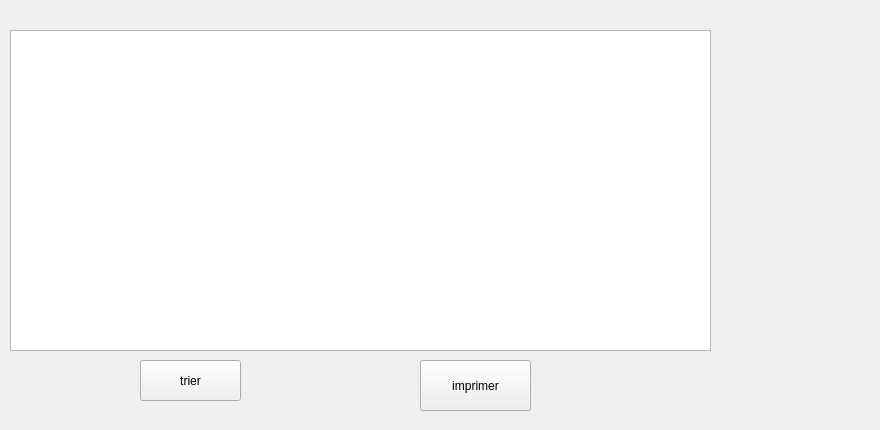
      <widget class="QWidget" name="tab_2">
       <attribute name="title">
        <string>afficher</string>
       </attribute>
       <widget class="QLabel" name="label_37">
        <property name="geometry">
         <rect>
          <x>10</x>
          <y>0</y>
          <width>861</width>
          <height>421</height>
         </rect>
        </property>
        <property name="text">
         <string/>
        </property>
        <property name="pixmap">
         <pixmap>../../avis-lufthansa-vol-inde.jpg</pixmap>
        </property>
       </widget>
       <widget class="QPushButton" name="pushButton_tri">
        <property name="geometry">
         <rect>
          <x>140</x>
          <y>360</y>
          <width>101</width>
          <height>41</height>
         </rect>
        </property>
        <property name="text">
         <string>trier</string>
        </property>
       </widget>
       <widget class="QPushButton" name="pushButton_imprimer">
        <property name="geometry">
         <rect>
          <x>420</x>
          <y>360</y>
          <width>111</width>
          <height>51</height>
         </rect>
        </property>
        <property name="text">
         <string>imprimer</string>
        </property>
       </widget>
       <widget class="QTextEdit" name="textEdit">
        <property name="geometry">
         <rect>
          <x>10</x>
          <y>30</y>
          <width>701</width>
          <height>321</height>
         </rect>
        </property>
       </widget>
       <widget class="QTableView" name="tabvol">
        <property name="geometry">
         <rect>
          <x>10</x>
          <y>30</y>
          <width>701</width>
          <height>321</height>
         </rect>
        </property>
       </widget>
      </widget>
